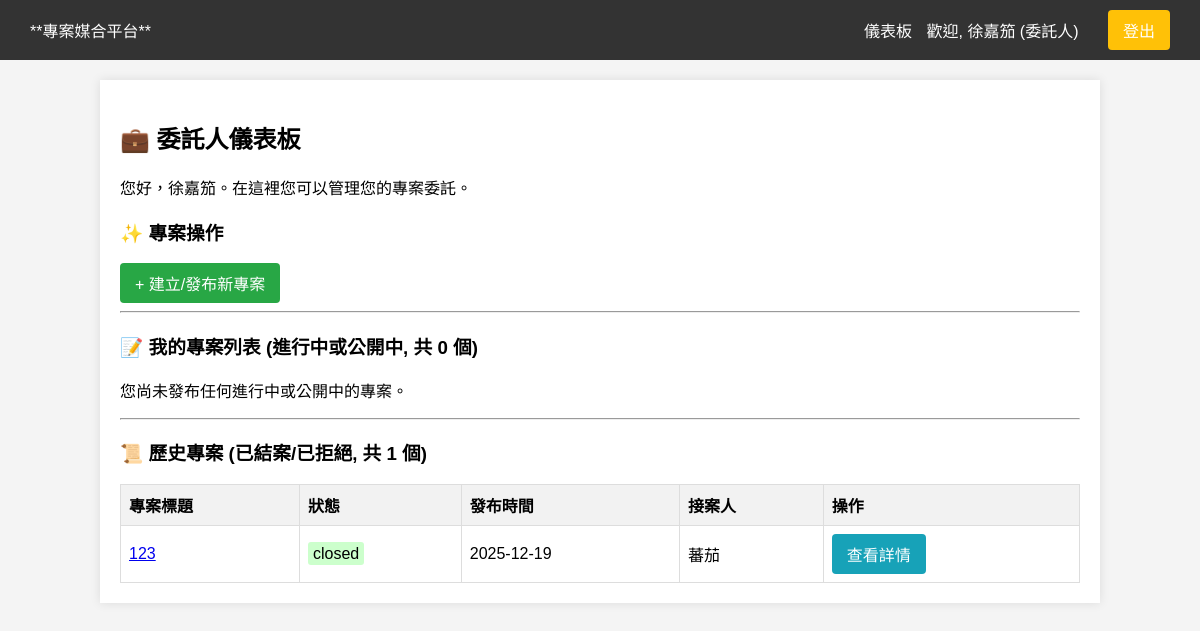
/client (signed in), run on the app's committed database.
### models.py (models this page shows, shortened)
class User(UserMixin, db.Model):
    id = db.Column(db.Integer, primary_key=True)
    username = db.Column(db.String(80), unique=True, nullable=False)
    role = db.Column(db.String(20), nullable=False)
    password_hash = db.Column(db.String(128))

class Project(db.Model):
    id = db.Column(db.Integer, primary_key=True)
    title = db.Column(db.String(100), nullable=False)
    description = db.Column(db.Text, nullable=False)
    status = db.Column(db.String(20), default='open', nullable=False)
    created_at = db.Column(db.DateTime, default=datetime.utcnow)
    closed_at = db.Column(db.DateTime, nullable=True)
    delivery_file_path = db.Column(db.String(255), nullable=True)
    client_id = db.Column(db.Integer, db.ForeignKey('user.id'), nullable=False)
    contractor_id = db.Column(db.Integer, db.ForeignKey('user.id'), nullable=True)
    client = db.relationship(
        'User',
        foreign_keys=[client_id],
        backref=db.backref('projects_created', lazy=True)
    )
    contractor = db.relationship(
        'User',
        foreign_keys=[contractor_id],
        backref=db.backref('projects_contracted', lazy=True)
    )
    proposals = db.relationship(
        'Proposal',
        backref='project',
        lazy=True,
        cascade='all, delete-orphan'
    )
    reviews = db.relationship(
        'Review',
        backref='project',
        lazy=True,
        cascade='all, delete-orphan'
    )

### app.py (the view)
@app.route('/client')
@login_required
def client_dashboard():
    if current_user.role != ROLE_CLIENT:
        flash('您沒有權限存取此頁面。', 'warning')
        return redirect(url_for('dashboard'))
    active_projects = Project.query.filter(
        (Project.client_id == current_user.id) &
        (Project.status.in_(['open', 'pending', 'waiting_review']))
    ).order_by(Project.created_at.desc()).all()
    historical_projects = Project.query.filter(
        (Project.client_id == current_user.id) &
        (Project.status.in_(['closed', 'rejected']))
    ).order_by(Project.created_at.desc()).all()
    return render_template(
        'client_dashboard.html',
        projects=active_projects,
        historical_projects=historical_projects
    )

### app.py (called while the page is built)
@login_manager.user_loader
def load_user(user_id):
    return User.query.get(int(user_id))

def ternary_filter(value, true_value, false_value, default=None):
    if value is None and default is not None:
        return default
    return true_value if value else false_value

### templates/client_dashboard.html
{% extends "base.html" %}
{% block content %}
    <h2>💼 委託人儀表板</h2>
    <p>您好，{{ current_user.username }}。在這裡您可以管理您的專案委託。</p>
    <h3>✨ 專案操作</h3>
    <a href="{{ url_for('create_project') }}" class="btn btn-success">+ 建立/發布新專案</a>
    <hr>
    <h3>📝 我的專案列表 (進行中或公開中, 共 {{ projects | length }} 個)</h3>
    {% if projects %}
        <table>
            <tr>
                <th>專案標題</th>
                <th>狀態</th>
                <th>發布時間</th>
                <th>接案人</th>
                <th>操作</th>
            </tr>
            {% for project in projects %}
            <tr>
                <td><a href="{{ url_for('project_detail', project_id=project.id) }}">{{ project.title }}</a></td>
                <td><span class="status-{{ project.status }}">{{ project.status }}</span></td>
                <td>{{ project.created_at.strftime('%Y-%m-%d %H:%M') }}</td>
                <td>{{ project.contractor.username | ternary(project.contractor.username, '待定') }}</td>
                <td>
                    <a href="{{ url_for('project_detail', project_id=project.id) }}" class="btn btn-info">查看詳情/報價</a>
                    {% if project.status == 'open' %}
                        <a href="{{ url_for('edit_project', project_id=project.id) }}" class="btn btn-warning">編輯專案</a>
                    {% endif %}
                </td>
            </tr>
            {% endfor %}
        </table>
    {% else %}
        <p>您尚未發布任何進行中或公開中的專案。</p>
    {% endif %}
    <hr>
    <h3>📜 歷史專案 (已結案/已拒絕, 共 {{ historical_projects | length }} 個)</h3>
    {% if historical_projects %}
        <table>
            <tr>
                <th>專案標題</th>
                <th>狀態</th>
                <th>發布時間</th>
                <th>接案人</th>
                <th>操作</th>
            </tr>
            {% for project in historical_projects %}
            <tr>
                <td><a href="{{ url_for('project_detail', project_id=project.id) }}">{{ project.title }}</a></td>
                <td><span class="status-{{ project.status }}">{{ project.status }}</span></td>
                <td>{{ project.created_at.strftime('%Y-%m-%d') }}</td>
                <td>{{ project.contractor.username | ternary(project.contractor.username, '無') }}</td>
                <td>
                    <a href="{{ url_for('project_detail', project_id=project.id) }}" class="btn btn-info">查看詳情</a>
                </td>
            </tr>
            {% endfor %}
        </table>
    {% else %}
        <p>沒有歷史專案記錄。</p>
    {% endif %}
{% endblock %}

### templates/base.html (shortened to what this page needs)
<!DOCTYPE html>
<html lang="zh-TW">
<head>
</head>
<body>
    <div class="navbar">
        <a href="{{ url_for('dashboard') }}">**專案媒合平台**</a>
        <div>
            {% if current_user.is_authenticated %}
                <a href="{{ url_for('dashboard') }}">儀表板</a>
                <span style="margin-right: 15px;">歡迎, {{ current_user.username }} ({{ current_user.role | ternary('委託人', '接案人', default='') }})</span>
                <a href="{{ url_for('logout') }}" class="btn btn-warning">登出</a>
            {% else %}
                <a href="{{ url_for('register') }}">註冊</a>
                <a href="{{ url_for('login') }}">登入</a>
            {% endif %}
        </div>
    </div>
    <div class="container">
        {% block content %}{% endblock %}
    </div>
</body>
</html>

### templates/base.html (style rules this page uses)
body { font-family: Arial, sans-serif; margin: 0; padding: 0; background-color: #f4f4f4; }
.navbar { background-color: #333; color: white; padding: 10px 20px; display: flex; justify-content: space-between; align-items: center; }
.navbar a { color: white; text-decoration: none; margin: 0 10px; }
.container { width: 80%; margin: 20px auto; background-color: white; padding: 20px; box-shadow: 0 0 10px rgba(0, 0, 0, 0.1); }
.status-closed { background-color: #cfc; padding: 3px 5px; border-radius: 3px; }
table { width: 100%; border-collapse: collapse; margin-top: 15px; }
th, td { border: 1px solid #ddd; padding: 8px; text-align: left; }
th { background-color: #f2f2f2; }
.btn { padding: 8px 15px; text-decoration: none; border-radius: 4px; cursor: pointer; display: inline-block; margin-right: 5px; }
.btn-success { background-color: #28a745; color: white; border: none; }
.btn-info { background-color: #17a2b8; color: white; border: none; }
.btn-warning { background-color: #ffc107; color: #333; border: none; }

### data on the page
User: username "徐嘉笳", role|ternary "委託人"
Project: title "123", status "closed", created_at "2025-12-19", contractor.username|ternary "蕃茄"

### other printed values
{{ projects | length }} "0"
{{ historical_projects | length }} "1"
